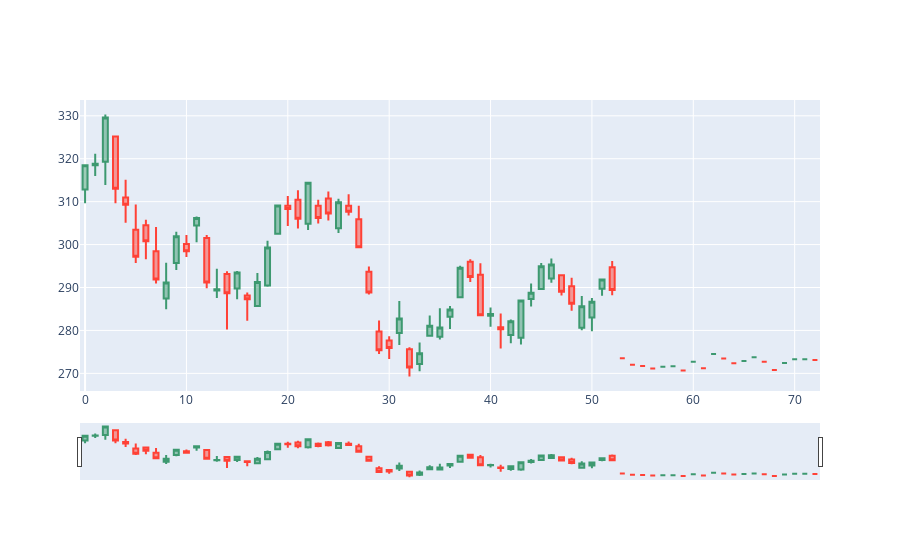

Notebook source saved alongside this figure:
### Code cell
# visualization of past and forecasted data.

fig = go.Figure(data=[go.Candlestick(x=allData.index,
                open=allData['Open'],
                high=allData['High'],
                low=allData['Low'],
                close=allData['Close'])])
fig.show()
